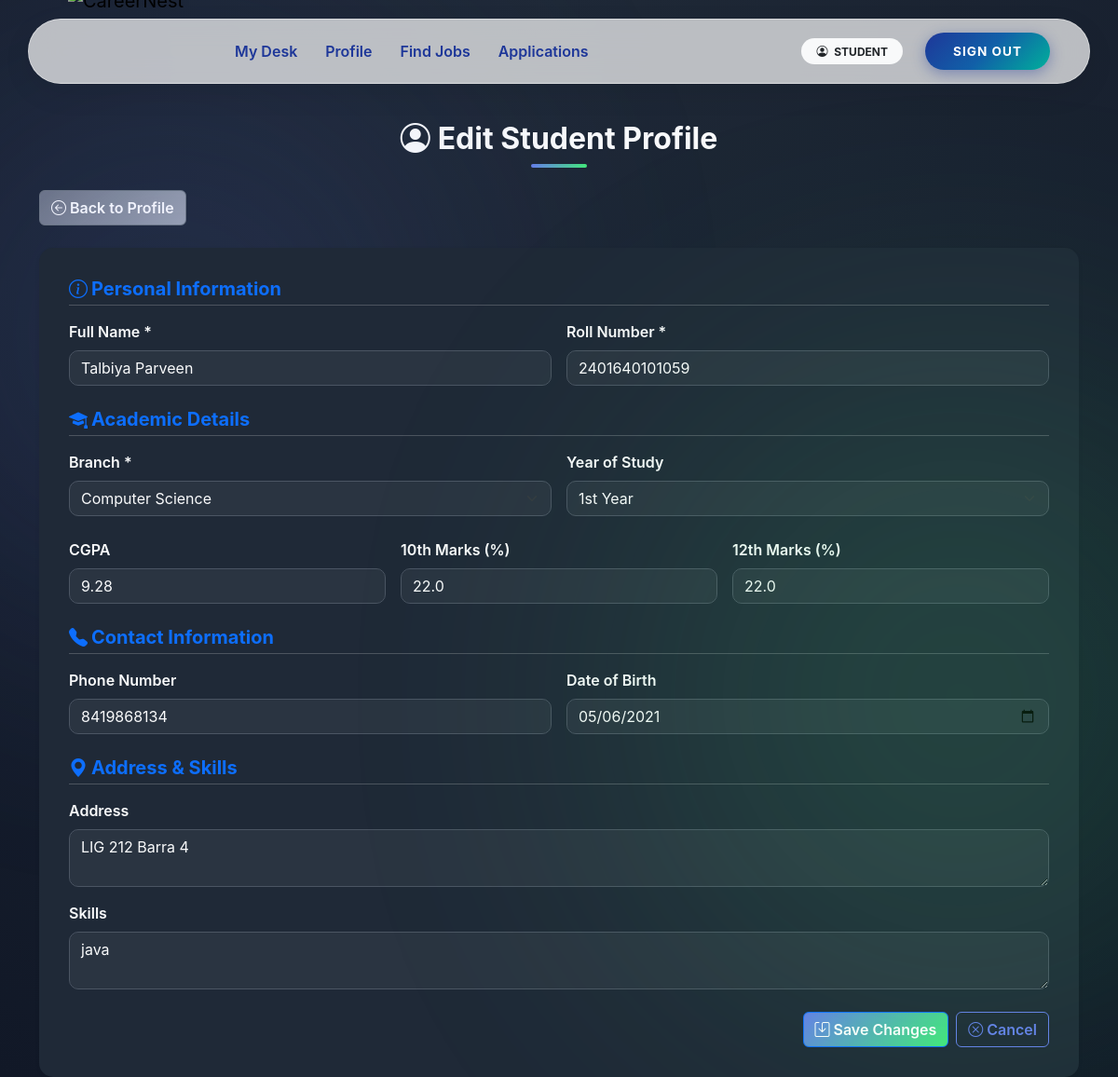
The page /student/profile/edit (signed in) on the database its author committed.
### app/models.py (models this page shows, shortened)
class User(UserMixin, db.Model):
    __tablename__ = "users"
    user_id = db.Column(db.Integer, primary_key=True)
    email = db.Column(db.String(120), unique=True, nullable=False)
    password_hash = db.Column(db.String(255), nullable=False)
    role = db.Column(db.String(20), nullable=False)
    is_active = db.Column(db.Boolean, default=True)
    is_approved = db.Column(db.Boolean, default=False)
    is_blacklisted = db.Column(db.Boolean, default=False)
    created_at = db.Column(db.DateTime, default=datetime.utcnow)
    student = db.relationship(
        "Student",
        back_populates="user",
        uselist=False,
        cascade="all, delete-orphan"
    )
    company = db.relationship(
        "Company",
        back_populates="user",
        uselist=False,
        cascade="all, delete-orphan"
    )
    admin = db.relationship(
        "Admin",
        back_populates="user",
        uselist=False,
        cascade="all, delete-orphan"
    )

class Student(db.Model):
    __tablename__ = "students"
    user_id = db.Column(
        db.Integer,
        db.ForeignKey("users.user_id", ondelete="CASCADE"),
        primary_key=True
    )
    full_name = db.Column(db.String(100), nullable=False)
    roll_number = db.Column(db.String(50), unique=True, nullable=False, index=True)
    graduation_year = db.Column(db.Integer, nullable=False)
    cgpa = db.Column(db.Float)
    tenth_marks = db.Column(db.Float)
    twelfth_marks = db.Column(db.Float)
    dob = db.Column(db.Date)
    year = db.Column(db.Integer)
    resume_filename = db.Column(db.String(200))
    phone = db.Column(db.String(20))
    address = db.Column(db.Text)
    skills = db.Column(db.Text)
    course = db.Column(db.String(100))
    branch = db.Column(db.String(100))
    created_at = db.Column(db.DateTime, default=datetime.utcnow)
    user = db.relationship("User", back_populates="student")
    applications = db.relationship(
        "Application",
        back_populates="student",
        cascade="all, delete-orphan"
    )

### app/student/routes.py (the view, shortened to what this page needs)
@student_bp.route('/profile/edit', methods=['GET', 'POST'])
@login_required
@role_required('student')
def edit_profile():
    profile = get_student_profile()
    if not profile:
        flash('Profile not found.', 'danger')
        return redirect(url_for('student.dashboard'))
    return render_template('student/edit_profile.html', profile=profile)

### app/student/routes.py (called while the page is built)
def get_student_profile():
    return Student.query.filter_by(user_id=current_user.user_id).first()

### app/utils.py (called while the page is built)
def role_required(required_role):
    def decorator(f):
        @wraps(f)
        def decorated_function(*args, **kwargs):
            if not current_user.is_authenticated:
                abort(401)
            if current_user.role != required_role:
                abort(403)
            if required_role in ["student", "company"] and not current_user.is_approved:
                abort(403)
            if current_user.is_blacklisted:
                abort(403)
            return f(*args, **kwargs)
        return decorated_function
    return decorator

### app/templates/student/edit_profile.html (shortened to what this page needs)
{% extends 'base.html' %}
{% block content %}
<h2 class="mb-4"><i class="bi bi-person-circle me-2"></i>Edit Student Profile</h2>
<a href="{{ url_for('student.profile') }}" class="btn btn-secondary mb-4">
  <i class="bi bi-arrow-left-circle me-1"></i>Back to Profile
</a>
<div class="card shadow-sm">
  <div class="card-body">
    <form method="POST">
      <h5 class="mb-3 text-primary"><i class="bi bi-info-circle me-1"></i>Personal Information</h5>
      <div class="row g-3 mb-4">
        <div class="col-md-6">
          <label for="full_name" class="form-label">Full Name *</label>
          <input type="text" class="form-control" id="full_name" name="full_name" value="{{ profile.full_name }}" required>
        </div>
        <div class="col-md-6">
          <label for="roll_number" class="form-label">Roll Number *</label>
          <input type="text" class="form-control" id="roll_number" name="roll_number" value="{{ profile.roll_number }}" required readonly>
        </div>
      </div>
      <h5 class="mb-3 text-primary"><i class="bi bi-mortarboard-fill me-1"></i>Academic Details</h5>
      <div class="row g-3 mb-4">
        <div class="col-md-6">
          <label for="department" class="form-label">Branch *</label>
          <select class="form-select" id="department" name="branch" required>
            {% for dept in ['Computer Science', 'Information Technology', 'Electronics', 'Electrical', 'Mechanical', 'Civil', 'Other'] %}
              <option value="{{ dept }}" {% if profile.department == dept %}selected{% endif %}>{{ dept }}</option>
            {% endfor %}
          </select>
        </div>
        <div class="col-md-6">
          <label for="year" class="form-label">Year of Study</label>
          <select class="form-select" id="year" name="year">
            {% for y in range(1,5) %}
              <option value="{{ y }}" {% if profile.year == y %}selected{% endif %}>{{ y }}{{ ['st','nd','rd','th'][y-1] }} Year</option>
            {% endfor %}
          </select>
        </div>
      </div>
      <div class="row g-3 mb-4">
        <div class="col-md-4">
          <label for="cgpa" class="form-label">CGPA</label>
          <input type="number" step="0.01" min="0" max="10" class="form-control" id="cgpa" name="cgpa" value="{{ profile.cgpa or '' }}">
        </div>
        <div class="col-md-4">
          <label for="tenth_marks" class="form-label">10th Marks (%)</label>
          <input type="number" step="0.01" min="0" max="100" class="form-control" id="tenth_marks" name="tenth_marks" value="{{ profile.tenth_marks or '' }}">
        </div>
        <div class="col-md-4">
          <label for="twelfth_marks" class="form-label">12th Marks (%)</label>
          <input type="number" step="0.01" min="0" max="100" class="form-control" id="twelfth_marks" name="twelfth_marks" value="{{ profile.twelfth_marks or '' }}">
        </div>
      </div>
      <h5 class="mb-3 text-primary"><i class="bi bi-telephone-fill me-1"></i>Contact Information</h5>
      <div class="row g-3 mb-4">
        <div class="col-md-6">
          <label for="phone" class="form-label">Phone Number</label>
          <input type="tel" class="form-control" id="phone" name="phone" value="{{ profile.phone or '' }}">
        </div>
        <div class="col-md-6">
          <label for="dob" class="form-label">Date of Birth</label>
          <input type="date" class="form-control" id="dob" name="dob" value="{{ profile.dob.strftime('%Y-%m-%d') if profile.dob else '' }}">
        </div>
      </div>
      <h5 class="mb-3 text-primary"><i class="bi bi-geo-alt-fill me-1"></i>Address & Skills</h5>
      <div class="mb-3">
        <label for="address" class="form-label">Address</label>
        <textarea class="form-control" id="address" name="address" rows="2">{{ profile.address or '' }}</textarea>
      </div>
      <div class="mb-4">
        <label for="skills" class="form-label">Skills</label>
        <textarea class="form-control" id="skills" name="skills" rows="2" placeholder="e.g., Python, Java, SQL, Data Analysis">{{ profile.skills or '' }}</textarea>
      </div>
      <div class="d-flex justify-content-end gap-2">
        <button type="submit" class="btn btn-primary"><i class="bi bi-save me-1"></i>Save Changes</button>
        <a href="{{ url_for('student.profile') }}" class="btn btn-outline-secondary"><i class="bi bi-x-circle me-1"></i>Cancel</a>
      </div>
    </form>
  </div>
</div>
{% endblock %}

### app/templates/base.html (shortened to what this page needs)
<!DOCTYPE html>
<html lang="en">
<head>
    <link href="https://cdn.jsdelivr.net/npm/bootstrap@5.3.2/dist/css/bootstrap.min.css" rel="stylesheet">
    <link rel="stylesheet" href="https://cdn.jsdelivr.net/npm/bootstrap-icons@1.10.5/font/bootstrap-icons.css">
</head>
<body>
    <div class="toast-container position-fixed top-0 end-0 p-3">
    </div>
    <header class="navbar-container">
        <nav class="navbar navbar-expand-lg navbar-island">
            <div class="container-fluid">
                <a class="navbar-brand " href="/">
                    <img src="{{ url_for('static', filename='img/CareerLogo.png') }}" alt="CareerNest">
                </a>
                <div class="collapse navbar-collapse" id="navMain">
                    <ul class="navbar-nav me-auto mb-2 mb-lg-0 ms-lg-4">
                        {% if current_user.is_authenticated %}
                        {% if current_user.role == 'admin' %}
                        <li class="nav-item"><a class="nav-link" href="{{ url_for('admin.dashboard') }}">Dashboard
                                Center</a></li>
                        <li class="nav-item"><a class="nav-link" href="{{ url_for('admin.students') }}">Students</a>
                        </li>
                        <li class="nav-item"><a class="nav-link" href="{{ url_for('admin.companies') }}">Companies</a>
                        </li>
                        <li class="nav-item"><a class="nav-link" href="{{ url_for('admin.drives') }}">Drives</a>
                        </li>
                        <li class="nav-item"><a class="nav-link"
                                href="{{ url_for('admin.applications') }}">Applications</a>
                        </li>
                        {% elif current_user.role == 'student' %}
                        <li class="nav-item"><a class="nav-link" href="{{ url_for('student.dashboard') }}">My Desk</a>
                        </li>
                        <li class="nav-item"><a class="nav-link" href="{{ url_for('student.profile') }}">Profile</a>
                        </li>
                        <li class="nav-item"><a class="nav-link" href="{{ url_for('student.drives') }}">Find Jobs</a>
                        </li>
                        <li class="nav-item"><a class="nav-link"
                                href="{{ url_for('student.applications') }}">Applications</a>
                        </li>
                        {% endif %}
                        {% else %}
                        <li class="nav-item"><a class="nav-link" href="/">Home</a></li>
                        {% endif %}
                    </ul>
                    <div class="d-flex flex-column flex-lg-row align-items-center">
                        {% if not current_user.is_authenticated %}
                        <a href="{{ url_for('auth.student_register') }}" class="btn btn-creative btn-student">Student
                            Join</a>
                        <a href="{{ url_for('auth.company_register') }}" class="btn btn-creative btn-student">Company
                            Join</a>
                        <a href="{{ url_for('auth.login') }}" class="btn btn-creative btn-login">Login</a>
                        {% else %}
                        <span class="badge rounded-pill bg-light text-dark px-3 py-2 me-3 d-none d-lg-block">
                            <i class="bi bi-person-circle me-1"></i> {{ current_user.role|upper }}
                        </span>
                        <a href="{{ url_for('auth.logout') }}" class="btn btn-creative btn-login">Sign Out</a>
                        {% endif %}
                    </div>
                </div>
            </div>
        </nav>
    </header>
    <main class="container page-content">
        {% block content %}{% endblock %}
    </main>
</body>
</html>

### app/templates/student/edit_profile.html (style rules this page uses)
body { background: radial-gradient(circle at top, #1f2937 0%, #111827 100%); color: #f9fafb; font-family: 'Inter', sans-serif; min-height: 100vh; margin: 0; }
body::before, body::after { content: ''; position: fixed; border-radius: 50%; filter: blur(150px); opacity: 0.15; z-index: 0; }
body::before { width: 600px; height: 600px; background: #667eea; top: 5%; left: -10%; }
body::after { width: 700px; height: 700px; background: #43e97b; bottom: 5%; right: -15%; }
h2.mb-4 { font-size: 2rem; font-weight: 700; text-align: center; margin-bottom: 2rem; }
h2.mb-4::after { content: ''; display: block; width: 60px; height: 4px; background: linear-gradient(90deg, #667eea, #43e97b); border-radius: 2px; margin: 0.5rem auto 0 auto; }
.btn-secondary { background: linear-gradient(135deg, #6b7280, #9ca3af); color: #fff; font-weight: 600; }
.card { border: none; border-radius: 15px; background: #1f2937; color: #f9fafb; box-shadow: 0 8px 25px rgba(0,0,0,0.3); }
.card-body { padding: 2rem; }
.form-label { font-weight: 600; }
.form-control, .form-select, textarea { border-radius: 10px; background-color: rgba(255,255,255,0.05); color: #f9fafb; border: 1px solid #4b5563; }
.form-control::placeholder, textarea::placeholder { color: #9ca3af; }
h5.mb-3.text-primary { color: #667eea; font-weight: 700; border-bottom: 1px solid rgba(255,255,255,0.2); padding-bottom: 5px; }
.btn-primary { background: linear-gradient(135deg, #667eea, #43e97b); color: #fff; font-weight: 600; transition: transform 0.2s; }
.btn-outline-secondary { border-color: #667eea; color: #667eea; font-weight: 600; }
.d-flex.justify-content-end.gap-2 { margin-top: 1rem; }

### rows shown on the page
User: role "STUDENT"
Student: full_name "Talbiya Parveen", roll_number "2401640101059", cgpa "9.28", tenth_marks "22.0", twelfth_marks "22.0", phone "8419868134", dob "05/06/2021", address "LIG 212 Barra 4", skills "java"

### other values the page prints
form field branch "Computer Science"
form field year "1st Year"
